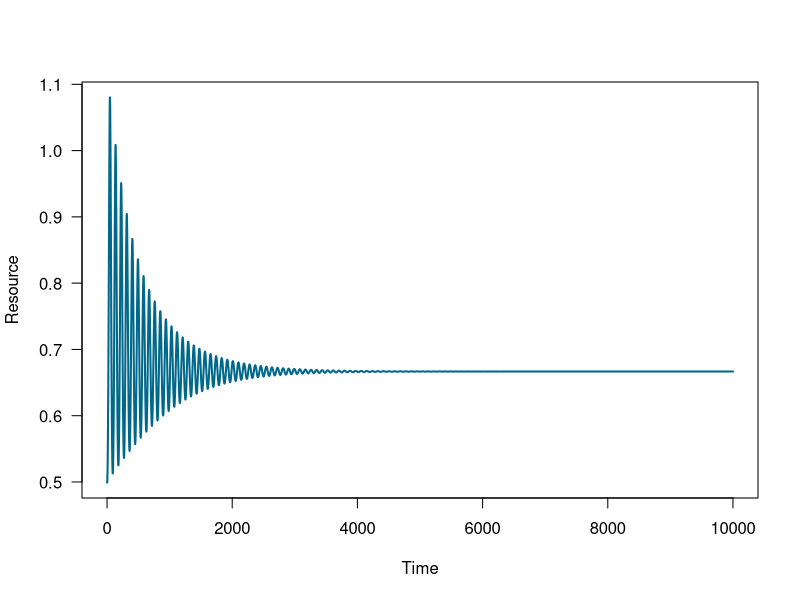
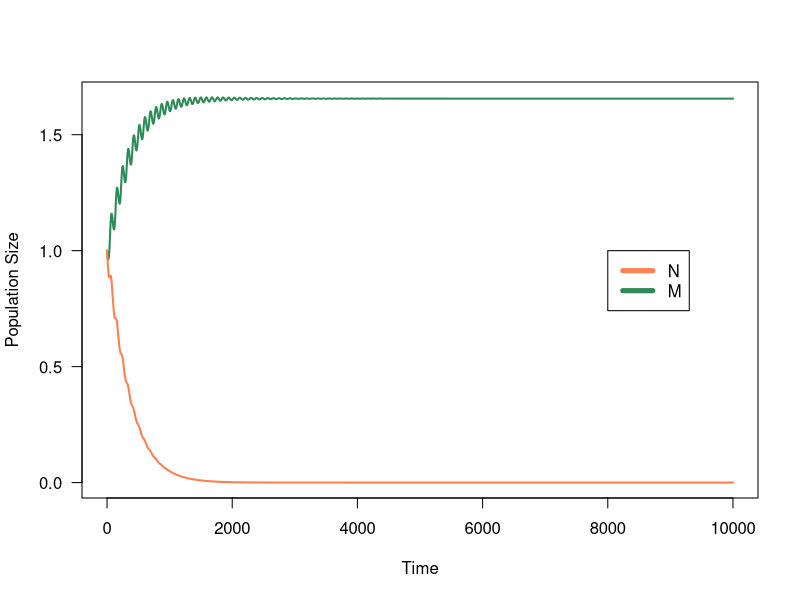
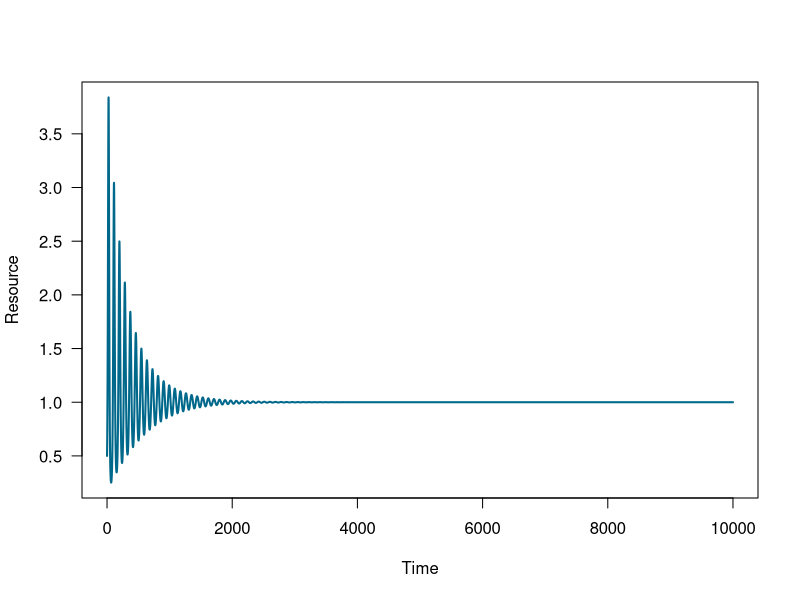
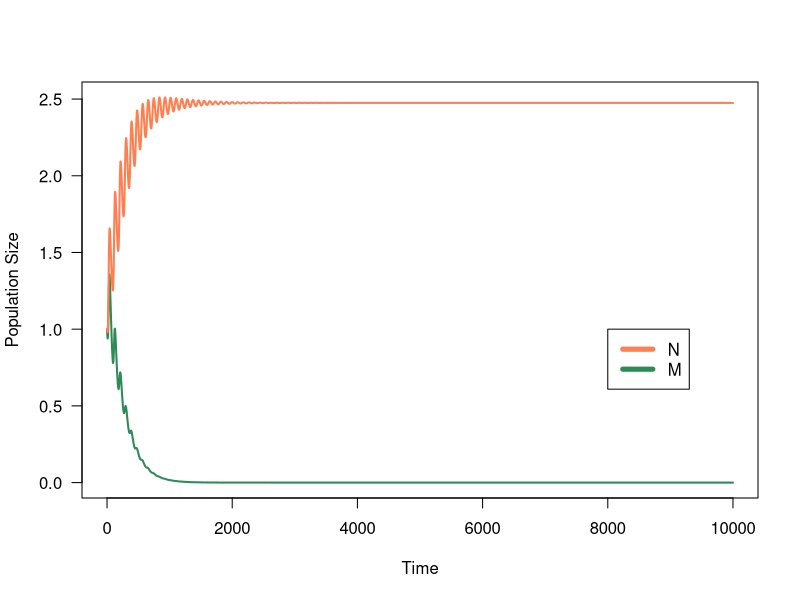
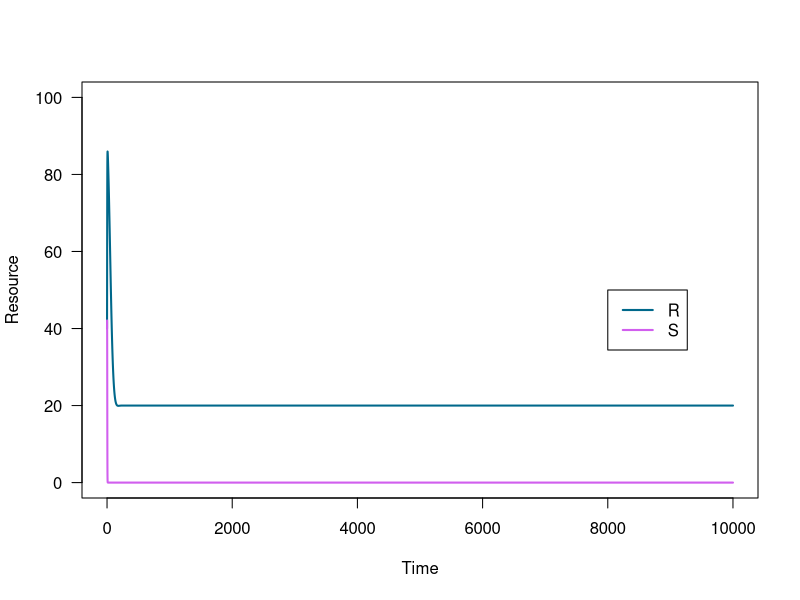
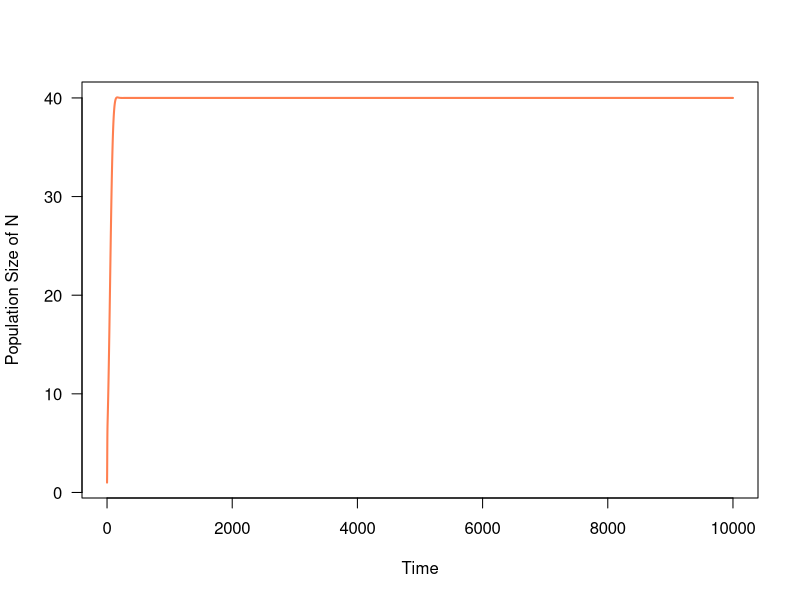
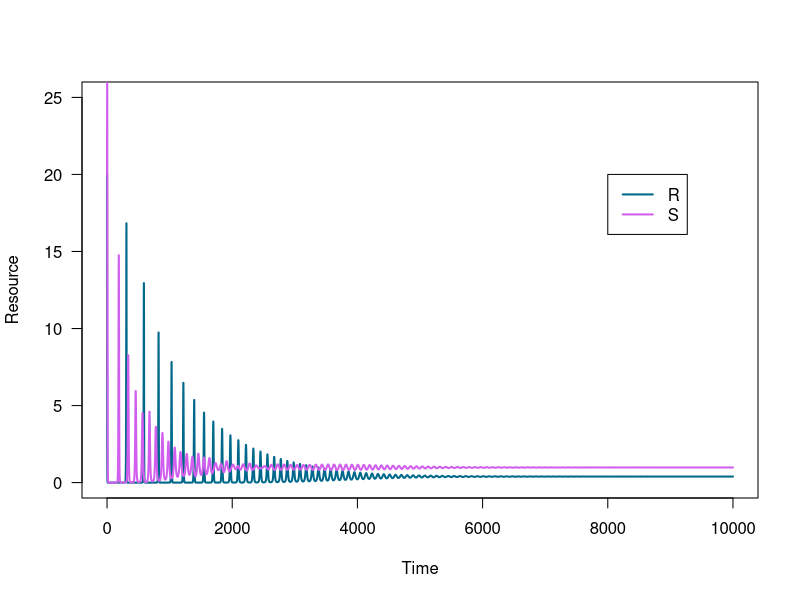
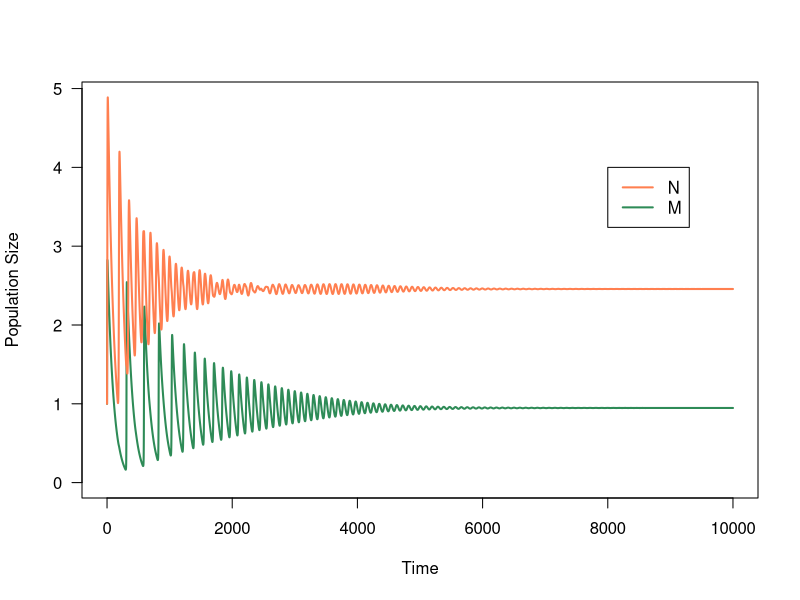

The R script that drew these images, in order: (Note: a time limit stopped this script after it produced the figures.)
## ---- chunk 1
knitr::opts_chunk$set(echo = TRUE)
## ---- chunk 2
r <- .5		# growth rate of resource R
K <- 100	# carrying capacit yof resource R
## ---- chunk 3
a_N <- 0.2	# attack rate of our nurse sharks
e <- 0.05	  # conversion efficiency
l_N <- 0.01	# death rate of nurse sharks
## ---- chunk 4
a_M <- a_N*1.5  # attack rate of morays is bigger than that of nurse sharks
l_M <- l_N      # but death rate is the same
## ---- chunk 5
#as a goes up Rstar goes down. we hypothesize that moray will have smaller Rstar than nurse shark bc its attack rate is larger
Rstar_N <- l_N/e/a_N
Rstar_N
Rstar_M <- l_M/e/a_M
Rstar_M
## ---- chunk 6
# create a vector of timesteps
tset1 <- seq(from = 0, to = 10000, length.out = 100000)
## ---- chunk 7
# create holding vectors and fill initial conditions
R.simu1 <- NaN*tset1; R.simu1[1] <- 0.5
N.simu1 <- NaN*tset1; N.simu1[1] <- 1
M.simu1 <- NaN*tset1; M.simu1[1] <- 1

# for each timestep
for(i in 2:length(tset1)){
  # calculate change in time
	dt <- tset1[i]-tset1[i-1]
	
	# store placeholder variables
	R <- R.simu1[i-1]
	N <- N.simu1[i-1]
	M <- M.simu1[i-1]
	
	# calculate change in resource level and population size 
	dR <- ( r*R*(1-R/K) - a_N*N*R - a_M*M*R )*dt
	dN <- ( e*a_N*N*R - l_N*N )*dt
	dM <- ( e*a_M*M*R - l_M*M )*dt
	
	# calculate total resource level and population size
	R.simu1[i] <- R + dR
	N.simu1[i] <- N + dN
	M.simu1[i] <- M + dM
}
## ---- chunk 8
head(N.simu1)
tail(N.simu1)
## ---- chunk 9
# store colors for R, N, and M - feel free to use your own!
Rcol <- 'deepskyblue4'
Ncol <- 'coral'
Mcol <- 'seagreen'

# plot resource as a function of time
plot(x = tset1, y = R.simu1,
     type = 'l', las = 1, lwd = 2, col = Rcol,
     xlab = 'Time', ylab = 'Resource')

# plot population size of M and N as a function of time
plot(x = tset1, y = M.simu1,
     type = 'l', las = 1, lwd = 2, col = Mcol,
     xlab = 'Time', ylab = 'Population Size',
     ylim = c(0, max(c(max(M.simu1,N.simu1)))))
lines(x = tset1, y = N.simu1,
      lwd = 2, col = Ncol)
legend(x = 8000, y = 1, legend = c('N', 'M'), lwd = 5, col = c(Ncol, Mcol))
## ---- chunk 10
# check if rabbitfish are at equilibrium
tail(R.simu1) 

# lets remember our Rstar for morays 
Rstar_M
## ---- chunk 11
a_N1 <- 0.2	# attack rate of our nurse sharks
e1 <- 0.05	  # conversion efficiency
l_N1 <- 0.01	# death rate of nurse sharks

a_M1 <- a_N1 # attack rate of morays is bigger than that of nurse sharks
l_M1 <- l_N1*1.5      # but death rate is the same


# create holding vectors and fill initial conditions
R.simu2 <- NaN*tset1; R.simu2[1] <- 0.5
N.simu2 <- NaN*tset1; N.simu2[1] <- 1
M.simu2 <- NaN*tset1; M.simu2[1] <- 1

# for each timestep
for(i in 2:length(tset1)){
  # calculate change in time
	dt <- tset1[i]-tset1[i-1]
	
	# store placeholder variables
	R <- R.simu2[i-1]
	N <- N.simu2[i-1]
	M <- M.simu2[i-1]
	
	# calculate change in resource level and population size 
	dR <- ( r*R*(1-R/K) - a_N1*N*R - a_M1*M*R )*dt
	dN <- ( e1*a_N1*N*R - l_N1*N )*dt
	dM <- ( e1*a_M1*M*R - l_M1*M )*dt
	
	# calculate total resource level and population size
	R.simu2[i] <- R + dR
	N.simu2[i] <- N + dN
	M.simu2[i] <- M + dM
}

head(N.simu2)
tail(N.simu2)


## ---- chunk 12
# R* for species N
Rstar_N <- l_N1/e1/a_N1
Rstar_N

# R* for species M
Rstar_M <- l_M1/e1/a_M1
Rstar_M
## ---- chunk 13
# plot resource as a function of time
plot(x = tset1, y = R.simu2,
     type = 'l', las = 1, lwd = 2, col = Rcol,
     xlab = 'Time', ylab = 'Resource')

# plot population size of M and N as a function of time
plot(x = tset1, y = M.simu2,
     type = 'l', las = 1, lwd = 2, col = Mcol,
     xlab = 'Time', ylab = 'Population Size',
     ylim = c(0, max(c(max(M.simu2,N.simu2)))))
lines(x = tset1, y = N.simu2,
      lwd = 2, col = Ncol)
legend(x = 8000, y = 1, legend = c('N', 'M'), lwd = 5, col = c(Ncol, Mcol))
## ---- chunk 14
r <- .5		# Intrinsic growth rate of the resources
K <- 100	# Carrying capacity of the resources
## ---- chunk 15
#rabbitfish = 'a'
#shrimp = 'b'
a_N <- 0.01	# Affinity or attack rate of N for/on the resource R
b_N <- 0.2	# Affinity or attack rate of N for/on the resource S
e <- 0.05	# Conversion efficiency of resources into N
l_N <- 0.01	# Mortality rate of N
## ---- chunk 16
Rstar_N <- l_N/e/a_N #death rate over (conversion effic *attack on rabbitfish)
Sstar_N <- l_N/e/b_N #death rate over (conversion effic *attack on shrimp)
Rstar_N
Sstar_N
## ---- chunk 17
# create tset3: notice that this is different from tset1!
tset3 <- seq(from = 0, to = 10000, length.out = 100005)

# create holding vectors and fill initial conditions
R.simu3 <- NaN*tset3; R.simu3[1] <- 40
S.simu3 <- NaN*tset3; S.simu3[1] <- 40
N.simu3 <- NaN*tset3; N.simu3[1] <- 1

# for each timestep
for(i in 2:length(tset3)){
  # calculate change in time
	dt <- tset3[i]-tset3[i-1]
	
	# store placeholder variables
	R <- R.simu3[i-1]
	S <- S.simu3[i-1]
	N <- N.simu3[i-1]
	
	# calculate change in resources R and S and population size of N
	dR <- ( r*R*(1-R/K) - a_N*R*N )*dt
	dS <- ( r*S*(1-S/K) - b_N*S*N )*dt
	dN <- ( e*N*(a_N*R+b_N*S) - l_N*N )*dt
	
	# calculate total resource level of R and S and population size of N
	R.simu3[i] <- R + dR
	S.simu3[i] <- S + dS
	N.simu3[i] <- N + dN	
}
## ---- chunk 18
head(N.simu3)
tail(N.simu3)
## ---- chunk 19
# store colors for R, S, and N
Rcol <- 'deepskyblue4'
Scol <- 'mediumorchid2' 
Ncol <- 'coral'

# plot resources R and S as a function of time
plot(x = tset3, y = R.simu3,
     type = 'l', las = 1, lwd = 2, col = Rcol, 
     xlab = 'Time', ylab = 'Resource', 
     ylim = c(0, K))
lines(x = tset3, y = S.simu3,
      lwd = 2, col = Scol)
legend(x = 8000, y = K/2, 
       legend = c('R', 'S'), 
       lwd = 2, col = c(Rcol, Scol))

# plot N as a function of time
plot(x = tset3, y = N.simu3,
     type = 'l', las = 1, lwd = 2, col = Ncol,
     xlab = 'Time', ylab = 'Population Size of N')
## ---- chunk 20
# equilibrium of R
tail(R.simu3)
# R* of species N
Rstar_N

# equilibrium of S
tail(S.simu3)
# S* of species N
Sstar_N
## ---- chunk 21
a_M <- a_N*50 #attack of moray on rabbitfish
l_M <- l_N# same death rate
## ---- chunk 22
b_M <- b_N*0.02	# morats arent good at catching shrimp
## ---- chunk 23
a_N # affinity of species N for resource R
a_M # affinity of species M for resource R
b_N # affinity of species N for resource S
b_M # affinity of species M for resource S
## ---- chunk 24

Rstar_N <- l_N/e/a_N
Rstar_M <- l_M/e/a_M
Rstar_N 
Rstar_M

Sstar_N <- l_N/e/b_N
Sstar_M <- l_M/e/b_M
Sstar_N
Sstar_M  
## ---- chunk 25
# create timesteps - notice the length.out argument!
tset5 <- seq(from = 0, to = 10000, length.out = 100010)

# creating holding vectors and filling initial conditions
R.simu5 <- NaN*tset5; R.simu5[1] <- 20
S.simu5 <- NaN*tset5; S.simu5[1] <- 20
N.simu5 <- NaN*tset5; N.simu5[1] <- 1
M.simu5 <- NaN*tset5; M.simu5[1] <- 1

# for each timestep
for(i in 2:length(tset5)){
  # calculate change in time
	dt <- tset5[i]-tset5[i-1]
	
	# store placeholder variables
	R <- R.simu5[i-1]
	S <- S.simu5[i-1]
	N <- N.simu5[i-1]
	M <- M.simu5[i-1]
	
	# calculate change in resource level and population size
	dR <- ( r*R*(1-R/K) - a_N*N*R - a_M*M*R )*dt
	dS <- ( r*S*(1-S/K) - b_N*N*S - b_M*M*S )*dt
	dN <- ( e*N*(a_N*R+b_N*S) - l_N*N )*dt
	dM <- ( e*M*(a_M*R+b_M*S) - l_M*M )*dt
	
	# calculate total resource level and population size
	R.simu5[i] <- R + dR
	S.simu5[i] <- S + dS
	N.simu5[i] <- N + dN	
	M.simu5[i] <- M + dM
}
## ---- chunk 26
head(M.simu5)
tail(M.simu5)
## ---- chunk 27
# plot resource as a function of time
plot(x = tset5, y = R.simu5,
     type = 'l', las = 1, lwd = 2, col = Rcol,
     xlab = 'Time', ylab = 'Resource', 
     ylim = c(0, K/4))
lines(x = tset5,y = S.simu5,
      lwd = 2, col = Scol)
legend(x = 8000, y = K/5, legend = c('R', 'S'), lwd = 2, col = c(Rcol, Scol))

# store a color for M
Mcol <- 'seagreen'

# plot M and N as a function of time
plot(x = tset5, y = M.simu5,
     type = 'l', las = 1, lwd = 2, col = Mcol, 
     ylab ='Population Size', xlab = 'Time', 
     ylim = c(0, max(c(max(M.simu5, N.simu5)))))
lines(x = tset5, y = N.simu5,
      lwd = 2, col = Ncol)
legend(x = 8000, y = 4, 
       legend = c('N', 'M'), 
       lwd = 2, col = c(Ncol, Mcol))
## ---- chunk 28
#rabbitfish equi level
tail(R.simu5) #equi

#shrimp equi level
tail(S.simu5) #equi

#shrimp time
Sstar_M
Sstar_N #matches equi value of shrimp, thus nursesharks are driving the shrimp


#rabbitfish time
Rstar_M
Rstar_N
## ---- chunk 29

# creating holding vectors and filling initial conditions
R.simu6 <- NaN*tset5; R.simu6[1] <- 20
S.simu6 <- NaN*tset5; S.simu6[1] <- 20
N.simu6 <- NaN*tset5; N.simu6[1] <- 0 #no nursesharks to start
M.simu6 <- NaN*tset5; M.simu6[1] <- 1

# for each timestep
for(i in 2:length(tset5)){
  # calculate change in time
	dt <- tset5[i]-tset5[i-1]
	
	# store placeholder variables
	R <- R.simu6[i-1]
	S <- S.simu6[i-1]
	N <- N.simu6[i-1]
	M <- M.simu6[i-1]
	
	# calculate change in resource level and population size
	dR <- ( r*R*(1-R/K) - a_N*N*R - a_M*M*R )*dt
	dS <- ( r*S*(1-S/K) - b_N*N*S - b_M*M*S )*dt
	dN <- ( e*N*(a_N*R+b_N*S) - l_N*N )*dt
	dM <- ( e*M*(a_M*R+b_M*S) - l_M*M )*dt
	
	# calculate total resource level and population size
	R.simu6[i] <- R + dR
	S.simu6[i] <- S + dS
	N.simu6[i] <- N + dN	
	M.simu6[i] <- M + dM
}
# plot resource as a function of time
plot(x = tset5, y = R.simu6,
     type = 'l', las = 1, lwd = 2, col = Rcol,
     xlab = 'Time', ylab = 'Resource', 
     ylim = c(0, 100))
lines(x = tset5,y = S.simu6,
      lwd = 2, col = Scol)
legend(x = 8000, y = K/5, legend = c('R', 'S'), lwd = 2, col = c(Rcol, Scol))

# store a color for M
Mcol <- 'seagreen'


# plot M and N as a function of time
plot(x = tset5, y = M.simu6,
     type = 'l', las = 1, lwd = 2, col = Mcol, 
     ylab ='Population Size', xlab = 'Time', 
     ylim = c(0, max(c(max(M.simu6, N.simu6)))))
lines(x = tset5, y = N.simu6,
      lwd = 2, col = Ncol)
legend(x = 8000, y = 4, 
       legend = c('N', 'M'), 
       lwd = 2, col = c(Ncol, Mcol))

## ---- chunk 30
# plot resource as a function of time
plot(x = tset3, y = R.simu3, #nurse shark only 
     type = 'l', las = 1, lwd = 2, col = 'red',
     xlab = 'Time', ylab = 'Resource', 
     ylim = c(0, 100))
lines(x = tset5,y = R.simu6,#moray only
      lwd = 2, col = 'orange')
lines(x = tset5,y = R.simu5,#both
      lwd = 2, col = 'yellow')
legend(x = 'topright', legend = c('N only', 'M only', 'both N and M'), lwd = 2, col = c('red', 'orange', 'yellow'))


## ---- chunk 31
# plot S as a function of time
plot(x = tset3, y = S.simu3, #nurse shark only 
     type = 'l', las = 1, lwd = 2, col = 'red',
     xlab = 'Time', ylab = 'Resource', 
     ylim = c(0, 100))
lines(x = tset5,y = S.simu6,#moray only
      lwd = 2, col = 'orange')
lines(x = tset5,y = S.simu5,#both
      lwd = 2, col = 'yellow')
legend(x = 'topright', legend = c('N only', 'M only', 'both N and M'), lwd = 2, col = c('red', 'orange', 'yellow'))
## ---- chunk 32
# plot N as a function of time
plot(x = tset3, y = N.simu3, #nurse shark only 
     type = 'l', las = 1, lwd = 2, col = 'red',
     xlab = 'Time', ylab = 'Consumer', 
     ylim = c(0, 100))
lines(x = tset5,y = M.simu6,#moray only
      lwd = 2, col = 'orange')
lines(x = tset5,y = N.simu5,#both
      lwd = 2, col = 'yellow')
lines(x = tset5,y = M.simu5,#both
      lwd = 2, col = 'blue')
legend(x = 'topright', legend = c('N only', 'M only', 'Nurse sharks both N and M', 'Moray both N and M'), lwd = 2, col = c('red', 'orange', 'yellow', 'blue'))
## ---- chunk 33
r <- .5		# Intrinsic growth rate of the resource
K <- 100	# Carrying capacity of the resource
## ---- chunk 34
a_N <- 0.2	# Affinity or attack rate of N for/on the resource R
a_M <- a_N*1.5	# Affinity or attack rate of M for/on resource R
e <- 0.05	# Conversion efficiency of R into N and M
l_N <- 0.01	# Mortality rate of N
l_M <- l_N	# Mortality rate of M
## ---- chunk 35
Rstar_N <- l_N/e/a_N
Rstar_N
Rstar_M <- l_M/e/a_M
Rstar_M

plot(x = tset1, y = M.simu1,
     type = 'l', las = 1, lwd = 2, col = Mcol,
     xlab = 'Time', ylab='Population Size',
     ylim = c(0, max(c(max(M.simu1,N.simu1)))))
lines(x = tset1, y = N.simu1,
      lwd = 2, col = Ncol)
legend(x = 8000, y = 1, legend = c('N', 'M'), lwd = 5, col = c(Ncol, Mcol))
## ---- chunk 36
c <- 0.05		# Predator's conversion efficiency
d_P <- 0.001	# Predator's mortality
g_N <- 0.005	# Predation rate on competitor N
g_M <- 0.015	# Predation rate on competitor M
## ---- chunk 37
tset7 <- seq(from = 0, to = 10000, length.out = 100020)

# create holding vectors and fill initial conditions
R.simu7 <- NaN*tset7; R.simu7[1] <- 0.5
N.simu7 <- NaN*tset7; N.simu7[1] <- 1
M.simu7 <- NaN*tset7; M.simu7[1] <- 1

# for each timestep
for(i in 2:length(tset7)){
  # calculate change in time
	dt <- tset7[i]-tset7[i-1]
	
	# store placeholder variables
	R <- R.simu7[i-1]
	N <- N.simu7[i-1]
	M <- M.simu7[i-1]
	
	# calculate change in resource level and population size 
	dR <- ( r*R*(1-R/K) - a_N*N*R - a_M*M*R )*dt
	dN <- ( e*a_N*N*R - l_N*N )*dt
	dM <- ( e*a_M*M*R - l_M*M )*dt
	
	# calculate total resource level and population size
	R.simu7[i] <- R + dR
	N.simu7[i] <- N + dN
	M.simu7[i] <- M + dM
}
## ---- chunk 38
#EDIT THIS ONE
#modify dn and dM as well as equation for dP
tset7 <- seq(from = 0, to = 1000000, length.out = 10002000)

# create holding vectors and fill initial conditions
R.simu7 <- NaN*tset7; R.simu7[1] <- 0.5
N.simu7 <- NaN*tset7; N.simu7[1] <- 1
M.simu7 <- NaN*tset7; M.simu7[1] <- 1
P.simu7 <- NaN*tset7; P.simu7[1] <- 1 #add

# for each timestep
for(i in 2:length(tset7)){
  # calculate change in time
	dt <- tset7[i]-tset7[i-1]
	
	# store placeholder variables
	R <- R.simu7[i-1]
	N <- N.simu7[i-1]
	M <- M.simu7[i-1]
	P <- P.simu7[i-1] #add
	
	# calculate change in resource level and population size 
	dR <- ( r*R*(1-R/K) - a_N*N*R - a_M*M*R )*dt #no change necessary
	dN <- ( e*a_N*N*R - l_N*N -g_N*N*P )*dt #add in predation on nurse sharks
	dM <- ( e*a_M*M*R - l_M*M -g_M*M*P)*dt #add 
	dP <- (c*P*(g_N*N+ g_M*M)-d_P*P)*dt
	
	# calculate total resource level and population size
	R.simu7[i] <- R + dR
	N.simu7[i] <- N + dN
	M.simu7[i] <- M + dM
	P.simu7[i] <- P + dP #add p here
}

## ---- chunk 39


#nurse shark equi level
tail(N.simu7) #equi

#moray eel equi level
tail(M.simu7) #equi


## ---- chunk 40
Rcol <- 'deepskyblue4'
Ncol <- 'coral'
Mcol <- 'seagreen'
Pcol <- 'grey22'

# plot R in new simulation
plot(x = tset7, y = R.simu7,
     type = "l", las = 1, lwd = 2, col = Rcol,
     xlab = "Time", ylab = "Resource")

# plot M in new simulation
plot(x = tset7, y = M.simu7,
     type = "l", las = 1, lwd = 2, col = Mcol, 
     xlab = "Time", ylab = "Population size",
     ylim = c(0, max(c(max(M.simu7, N.simu7)))))
# plot N in new simulation
lines(x = tset7, y = N.simu7, lwd = 2, col = Ncol)
legend(x = 8000, y = 1,
       legend = c("N", "M"),
       lwd = 2, col = c(Ncol, Mcol))

# plot P in new simulation
plot(x = tset7, y = P.simu7,
     type = "l", las = 1, lwd = 2, col = Pcol, 
     xlab = "Time", ylab = "Predator size",
     ylim = c(0, max(c(max(M.simu7, N.simu7)))))

## ---- chunk 41

## ---- chunk 42

## ---- chunk 43
# your work here
## ---- chunk 44
# output the parameter values here a_N, a_M, l_N, and l_M
# make sure they print in your knitted version!
## ---- chunk 45
# Double check by running `a_N > a_M` and `l_N > l_M` and making sure both of those yield the output `TRUE`
## ---- chunk 46
# your work here
## ---- chunk 47
# your work here

## ---- chunk 48
# your work here
## ---- chunk 49
# your work here
